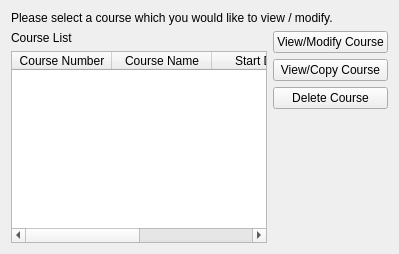
        <widget class="QWidget" name="ModifyViewCourse">
         <layout class="QVBoxLayout" name="verticalLayout_8">
          <item>
           <layout class="QVBoxLayout" name="verticalLayout_46">
            <item>
             <widget class="QLabel" name="label_43">
              <property name="text">
               <string>Please select a course which you would like to view / modify.</string>
              </property>
             </widget>
            </item>
            <item>
             <layout class="QHBoxLayout" name="horizontalLayout_61">
              <item>
               <layout class="QVBoxLayout" name="verticalLayout_50">
                <item>
                 <widget class="QLabel" name="label_49">
                  <property name="text">
                   <string>Course List</string>
                  </property>
                 </widget>
                </item>
                <item>
                 <widget class="QTableWidget" name="ListOfCourses">
                  <property name="editTriggers">
                   <set>QAbstractItemView::NoEditTriggers</set>
                  </property>
                  <property name="selectionBehavior">
                   <enum>QAbstractItemView::SelectRows</enum>
                  </property>
                  <column>
                   <property name="text">
                    <string>Course Number</string>
                   </property>
                  </column>
                  <column>
                   <property name="text">
                    <string>Course Name</string>
                   </property>
                  </column>
                  <column>
                   <property name="text">
                    <string>Start Date</string>
                   </property>
                  </column>
                  <column>
                   <property name="text">
                    <string>End Date</string>
                   </property>
                  </column>
                 </widget>
                </item>
               </layout>
              </item>
              <item>
               <layout class="QVBoxLayout" name="verticalLayout_54">
                <item>
                 <widget class="QPushButton" name="ViewModifyCourseSelectionBt">
                  <property name="text">
                   <string>View/Modify Course</string>
                  </property>
                 </widget>
                </item>
                <item>
                 <widget class="QPushButton" name="ViewCopyCourseBt">
                  <property name="text">
                   <string>View/Copy Course</string>
                  </property>
                 </widget>
                </item>
                <item>
                 <widget class="QPushButton" name="DeleteCourseBt">
                  <property name="text">
                   <string>Delete Course</string>
                  </property>
                 </widget>
                </item>
                <item>
                 <spacer name="verticalSpacer_34">
                  <property name="orientation">
                   <enum>Qt::Vertical</enum>
                  </property>
                  <property name="sizeHint" stdset="0">
                   <size>
                    <width>20</width>
                    <height>40</height>
                   </size>
                  </property>
                 </spacer>
                </item>
               </layout>
              </item>
             </layout>
            </item>
           </layout>
          </item>
         </layout>
        </widget>
